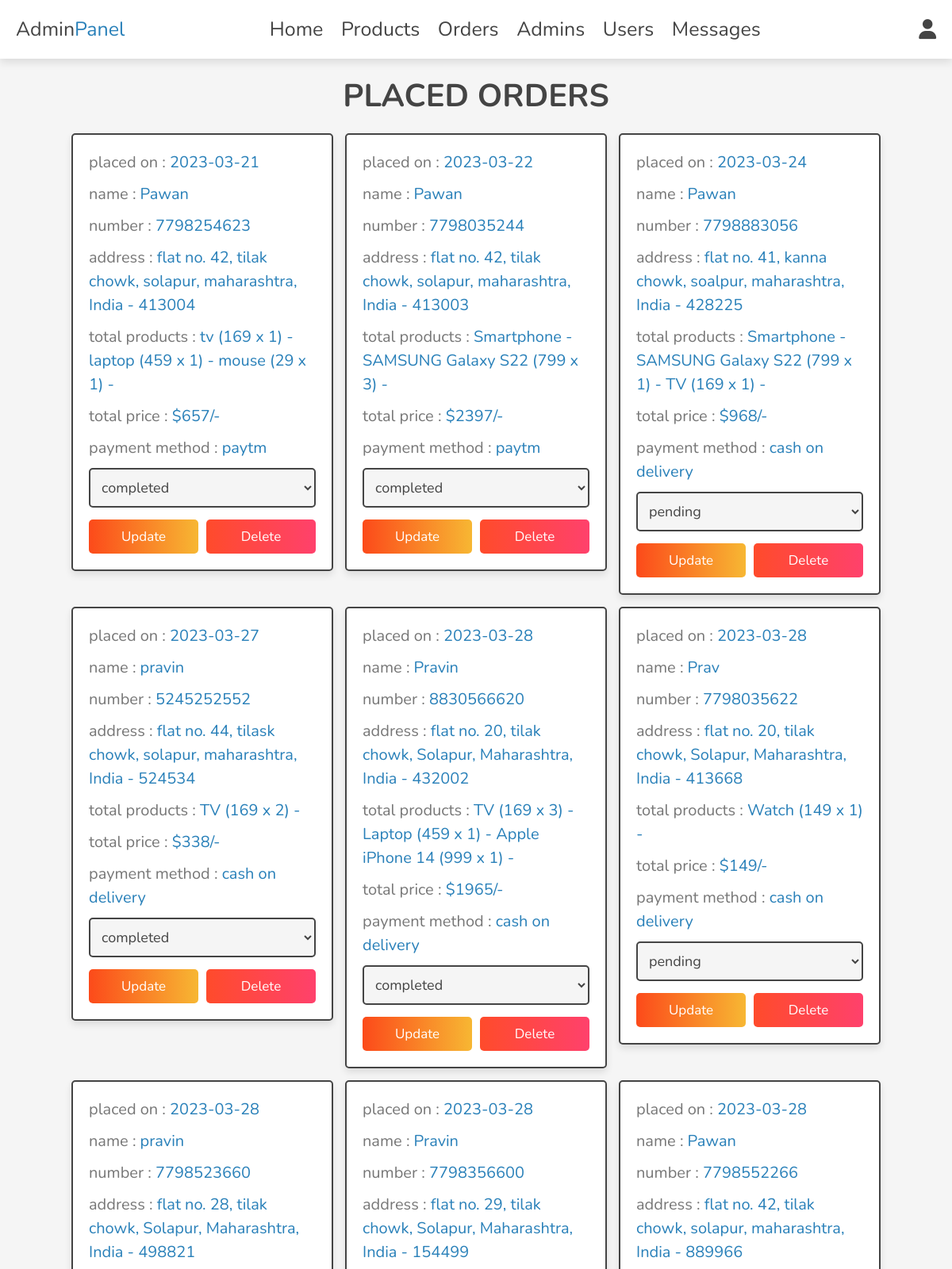
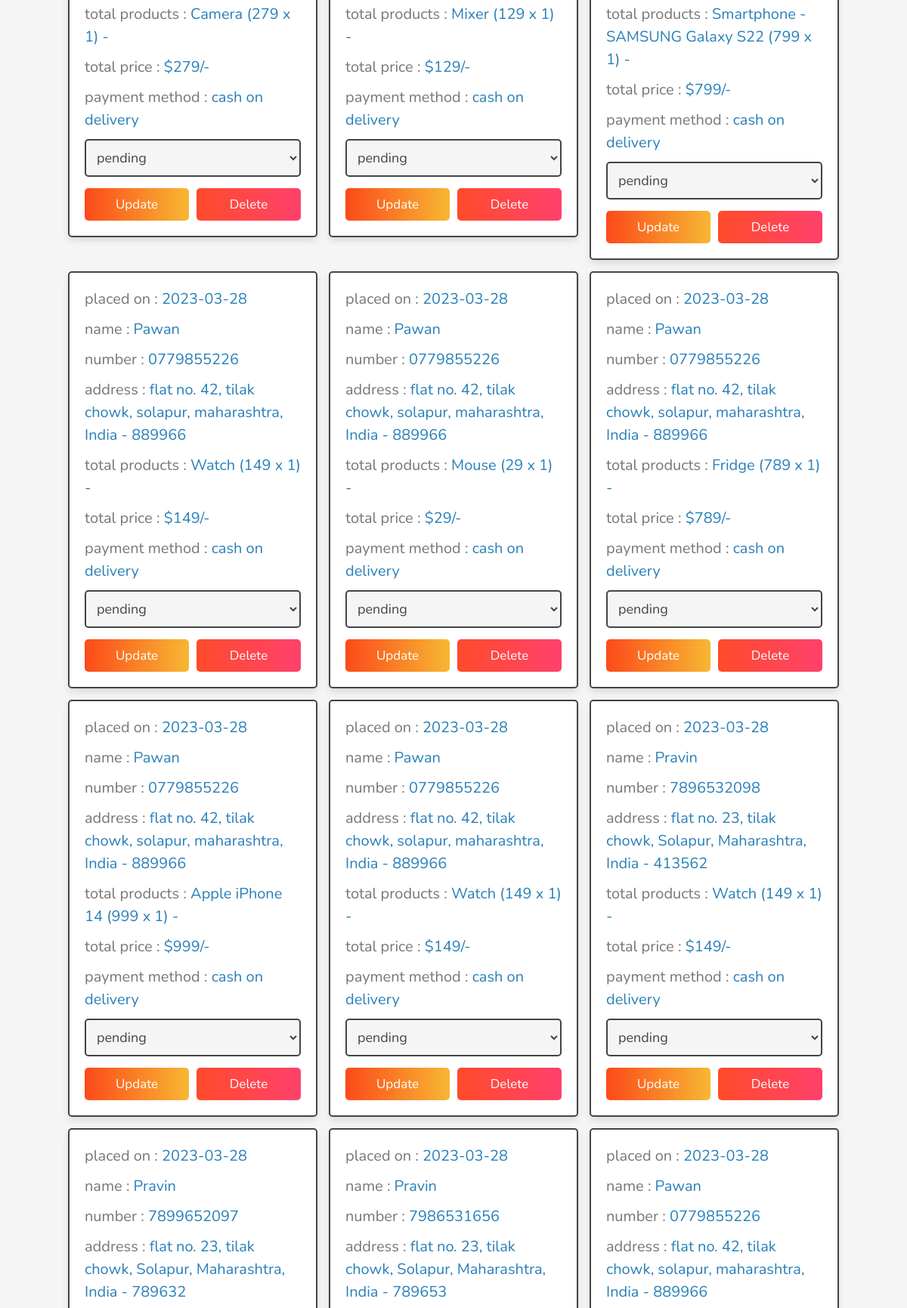
/admin/placed_orders.php (signed in, upper part), run on the app's committed database (2 pictures, top to bottom).
### tables this page shows
CREATE TABLE `orders` (
  `id` int(100) NOT NULL,
  `user_id` int(100) NOT NULL,
  `name` varchar(20) NOT NULL,
  `number` varchar(10) NOT NULL,
  `email` varchar(50) NOT NULL,
  `method` varchar(50) NOT NULL,
  `address` varchar(500) NOT NULL,
  `total_products` varchar(1000) NOT NULL,
  `total_price` int(100) NOT NULL,
  `placed_on` date NOT NULL DEFAULT current_timestamp(),
  `payment_status` varchar(20) NOT NULL DEFAULT 'pending'
);

### admin/placed_orders.php (the view, shortened to what this page needs)
<?php
include '../components/connect.php';
?>
<!DOCTYPE html>
<html lang="en">
<head>
   <link rel="stylesheet" href="https://cdnjs.cloudflare.com/ajax/libs/font-awesome/6.1.1/css/all.min.css">
   <link rel="stylesheet" href="../css/admin_style.css">
</head>
<body>
<?php include '../components/admin_header.php'; ?>
<section class="orders">
<h1 class="heading">placed orders</h1>
<div class="box-container">
   <?php
      $select_orders = $conn->prepare("SELECT * FROM `orders`");
      $select_orders->execute();
      if($select_orders->rowCount() > 0){
         while($fetch_orders = $select_orders->fetch(PDO::FETCH_ASSOC)){
   ?>
   <div class="box">
      <p> placed on : <span><?= $fetch_orders['placed_on']; ?></span> </p>
      <p> name : <span><?= $fetch_orders['name']; ?></span> </p>
      <p> number : <span><?= $fetch_orders['number']; ?></span> </p>
      <p> address : <span><?= $fetch_orders['address']; ?></span> </p>
      <p> total products : <span><?= $fetch_orders['total_products']; ?></span> </p>
      <p> total price : <span>$<?= $fetch_orders['total_price']; ?>/-</span> </p>
      <p> payment method : <span><?= $fetch_orders['method']; ?></span> </p>
      <form action="" method="post">
         <select name="payment_status" class="select">
            <option selected disabled><?= $fetch_orders['payment_status']; ?></option>
         </select>
        <div class="flex-btn">
         <input type="submit" value="update" class="option-btn" name="update_payment">
         <a href="placed_orders.php?delete=<?= $fetch_orders['id']; ?>" class="delete-btn" onclick="return confirm('delete this order?');">delete</a>
        </div>
      </form>
   </div>
   <?php
         }
      }else{
         echo '<p class="empty">no orders placed yet!</p>';
      }
   ?>
</div>
</section>
</body>
</html>

### css/admin_style.css (style rules this page uses)
:root { --main-color: #2980b9; --orange: #f39c12; --red: #e74c3c; --black: #444; --white: #fff; --light-color: #777; --light-bg: #f5f5f5; --border: 0.2rem solid var(--black); --box-shadow: 0 0.5rem 1rem rgba(0, 0, 0, 0.1); }
* { font-family: "Nunito", sans-serif; margin: 0; padding: 0; box-sizing: border-box; outline: none; border: none; text-decoration: none; }
html { font-size: 62.5%; overflow-x: hidden; }
body { background-color: var(--light-bg); }
section { padding: 2rem; max-width: 1200px; margin: 0 auto; }
.heading { font-size: 4rem; color: var(--black); margin-bottom: 2rem; text-align: center; text-transform: uppercase; }
.btn, .delete-btn, .option-btn { display: block; width: 100%; margin-top: 1rem; border-radius: 0.5rem; padding: 1rem 3rem; font-size: 1.7rem; text-transform: capitalize; color: var(--white); cursor: pointer; text-align: center; }
.option-btn { background: linear-gradient(to right, #fc4a1a, #f7b733); }
.delete-btn { background: linear-gradient(to left, #ff416c, #ff4b2b); }
.flex-btn { display: flex; gap: 1rem; }
.orders .box-container { display: grid; grid-template-columns: repeat(auto-fit, 33rem); gap: 1.5rem; align-items: flex-start; justify-content: center; }
.orders .box-container .box { padding: 2rem; padding-top: 1rem; border-radius: 0.5rem; border: var(--border); background-color: var(--white); box-shadow: var(--box-shadow); }
.orders .box-container .box p { line-height: 1.5; font-size: 2rem; color: var(--light-color); margin: 1rem 0; }
.orders .box-container .box p span { color: var(--main-color); }
.orders .box-container .select { margin-bottom: 0.5rem; width: 100%; background-color: var(--light-bg); padding: 1rem; font-size: 1.8rem; color: var(--black); border-radius: 0.5rem; border: var(--border); }

### data on the page
orders: placed_on "2023-03-21", name "Pawan", number "7798254623", address "flat no. 42, tilak chowk, solapur, maharashtra, India - 413004", total_products "tv (169 x 1) - laptop (459 x 1) - mouse (29 x 1) -", total_price "657", method "paytm", payment_status "completed"
orders: placed_on "2023-03-22", name "Pawan", number "7798035244", address "flat no. 42, tilak chowk, solapur, maharashtra, India - 413003", total_products "Smartphone - SAMSUNG Galaxy S22 (799 x 3) -", total_price "2397", method "paytm", payment_status "completed"
orders: placed_on "2023-03-24", name "Pawan", number "7798883056", address "flat no. 41, kanna chowk, soalpur, maharashtra, India - 428225", total_products "Smartphone - SAMSUNG Galaxy S22 (799 x 1) - TV (169 x 1) -", total_price "968", method "cash on delivery", payment_status "pending"
orders: placed_on "2023-03-27", name "pravin", number "5245252552", address "flat no. 44, tilask chowk, solapur, maharashtra, India - 524534", total_products "TV (169 x 2) -", total_price "338", method "cash on delivery", payment_status "completed"
orders: placed_on "2023-03-28", name "Pravin", number "8830566620", address "flat no. 20, tilak chowk, Solapur, Maharashtra, India - 432002", total_products "TV (169 x 3) - Laptop (459 x 1) - Apple iPhone 14 (999 x 1) -", total_price "1965", method "cash on delivery", payment_status "completed"
orders: placed_on "2023-03-28", name "Prav", number "7798035622", address "flat no. 20, tilak chowk, Solapur, Maharashtra, India - 413668", total_products "Watch (149 x 1) -", total_price "149", method "cash on delivery", payment_status "pending"
orders: placed_on "2023-03-28", name "pravin", number "7798523660", address "flat no. 28, tilak chowk, Solapur, Maharashtra, India - 498821", total_products "Camera (279 x 1) -", total_price "279", method "cash on delivery", payment_status "pending"
orders: placed_on "2023-03-28", name "Pravin", number "7798356600", address "flat no. 29, tilak chowk, Solapur, Maharashtra, India - 154499", total_products "Mixer (129 x 1) -", total_price "129", method "cash on delivery", payment_status "pending"
orders: placed_on "2023-03-28", name "Pawan", number "7798552266", address "flat no. 42, tilak chowk, solapur, maharashtra, India - 889966", total_products "Smartphone - SAMSUNG Galaxy S22 (799 x 1) -", total_price "799", method "cash on delivery", payment_status "pending"
orders: placed_on "2023-03-28", name "Pawan", number "0779855226", address "flat no. 42, tilak chowk, solapur, maharashtra, India - 889966", total_products "Watch (149 x 1) -", total_price "149", method "cash on delivery", payment_status "pending"
orders: placed_on "2023-03-28", name "Pawan", number "0779855226", address "flat no. 42, tilak chowk, solapur, maharashtra, India - 889966", total_products "Mouse (29 x 1) -", total_price "29", method "cash on delivery", payment_status "pending"
orders: placed_on "2023-03-28", name "Pawan", number "0779855226", address "flat no. 42, tilak chowk, solapur, maharashtra, India - 889966", total_products "Fridge (789 x 1) -", total_price "789", method "cash on delivery", payment_status "pending"
orders: placed_on "2023-03-28", name "Pawan", number "0779855226", address "flat no. 42, tilak chowk, solapur, maharashtra, India - 889966", total_products "Apple iPhone 14 (999 x 1) -", total_price "999", method "cash on delivery", payment_status "pending"
orders: placed_on "2023-03-28", name "Pawan", number "0779855226", address "flat no. 42, tilak chowk, solapur, maharashtra, India - 889966", total_products "Watch (149 x 1) -", total_price "149", method "cash on delivery", payment_status "pending"
orders: placed_on "2023-03-28", name "Pravin", number "7896532098", address "flat no. 23, tilak chowk, Solapur, Maharashtra, India - 413562", total_products "Watch (149 x 1) -", total_price "149", method "cash on delivery", payment_status "pending"
orders: placed_on "2023-03-28", name "Pravin", number "7899652097", address "flat no. 23, tilak chowk, Solapur, Maharashtra, India - 789632"
orders: placed_on "2023-03-28", name "Pravin", number "7986531656", address "flat no. 23, tilak chowk, Solapur, Maharashtra, India - 789653"
orders: placed_on "2023-03-28", name "Pawan", number "0779855226", address "flat no. 42, tilak chowk, solapur, maharashtra, India - 889966"
